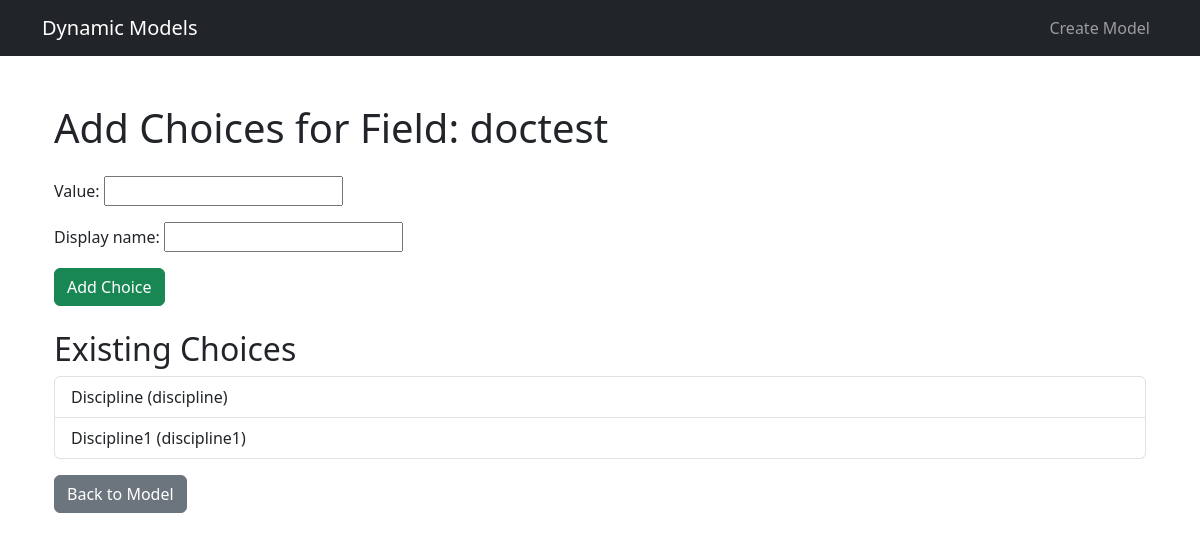
The app's page /fields/3/choices/ (signed in) with its own data.
### dynamic_app/models.py (models this page shows, shortened)
class DynamicField(models.Model):
    FIELD_TYPES = [
        ('char', 'Character'),
        ('text', 'Text'),
        ('int', 'Integer'),
        ('decimal', 'Decimal'),
        ('bool', 'Boolean'),
        ('date', 'Date'),
        ('datetime', 'DateTime'),
        ('file', 'File'),
        ('choice', 'Choice'),
    ]
    dynamic_model = models.ForeignKey(DynamicModel, on_delete=models.CASCADE, related_name='fields')
    name = models.CharField(max_length=100)
    display_name = models.CharField(max_length=100)
    field_type = models.CharField(max_length=20, choices=FIELD_TYPES)
    is_required = models.BooleanField(default=False)
    is_unique = models.BooleanField(default=True)
    is_readonly = models.BooleanField(default=False)
    display_order = models.IntegerField(default=0)
    created_by = models.ForeignKey(User, on_delete=models.CASCADE)
    created_at = models.DateTimeField(auto_now_add=True)
    updated_at = models.DateTimeField(auto_now=True)
    class Meta:
        ordering = ['display_order']
        unique_together = ['dynamic_model', 'name']

class DynamicFieldChoice(models.Model):
    dynamic_field = models.ForeignKey(DynamicField, on_delete=models.CASCADE, related_name='choices')
    value = models.CharField(max_length=255)
    display_name = models.CharField(max_length=255)
    order = models.IntegerField(default=0)
    class Meta:
        ordering = ['order']

### dynamic_app/views.py (the view)
# urls.py: path('fields/<int:field_id>/choices/', views.add_field_choices, name='add_field_choices'),
@login_required
def add_field_choices(request, field_id):
    field = get_object_or_404(DynamicField, pk=field_id, created_by=request.user)
    if request.method == 'POST':
        form = DynamicFieldChoiceForm(request.POST)
        if form.is_valid():
            choice = form.save(commit=False)
            choice.dynamic_field = field  # Associate the choice with the field
            choice.save()
            messages.success(request, 'Choice added successfully!')
            return redirect('add_field_choices', field_id=field_id)
    else:
        form = DynamicFieldChoiceForm()
    choices = DynamicFieldChoice.objects.filter(dynamic_field=field)
    return render(request, 'dynamic_models/add_field_choices.html', {
        'form': form,
        'field': field,
        'choices': choices
    })

### dynamic_app/forms.py
class DynamicFieldChoiceForm(forms.ModelForm):
    class Meta:
        model = DynamicFieldChoice
        fields = ['value', 'display_name']

### dynamic_app/templates/dynamic_models/add_field_choices.html (shortened to what this page needs)
{% extends 'base_generic.html' %}
{% block content %}
  <div class="container mt-5">
    <h1 class="mb-4">Add Choices for Field: {{ field.name }}</h1>
    <form method="post">
      {{ form.as_p }}
      <button type="submit" class="btn btn-success">Add Choice</button>
    </form>
    <h2 class="mt-4">Existing Choices</h2>
    <ul class="list-group">
      {% for choice in choices %}
        <li class="list-group-item">{{ choice.display_name }} ({{ choice.value }})</li>
      {% empty %}
        <li class="list-group-item">No choices added yet.</li>
      {% endfor %}
    </ul>
    <a href="{% url 'model_detail' field.dynamic_model.pk %}" class="btn btn-secondary mt-3">Back to Model</a>
  </div>
{% endblock %}

### records on screen
DynamicField: name "doctest"
DynamicFieldChoice: display_name "Discipline", value "discipline"
DynamicFieldChoice: display_name "Discipline1", value "discipline1"
